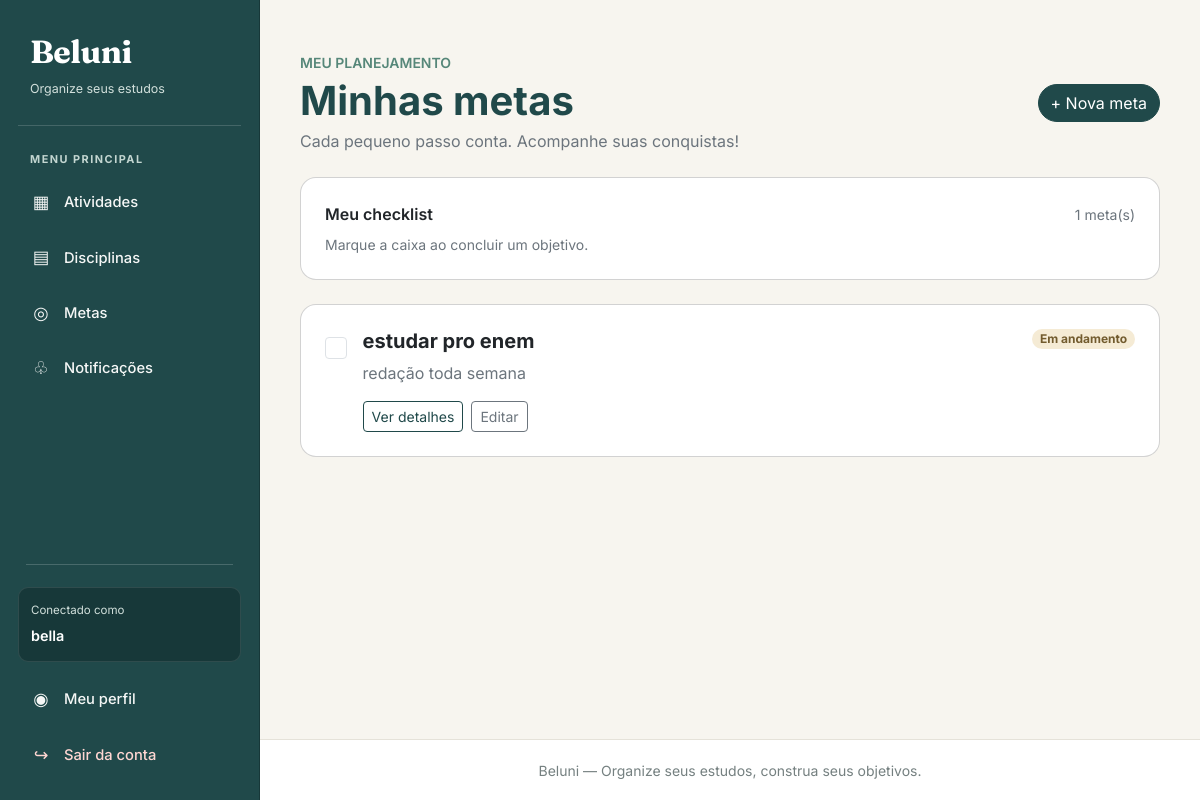
Screenshot of /metas/ (signed in) with the database file from the repository.
### meta/models.py (models this page shows, shortened)
class Meta(models.Model):
    titulo = models.CharField(max_length=100)
    detalhamento = models.CharField(max_length=255)
    data = models.DateField()
    estudante = models.ForeignKey(
        Estudante,
        on_delete=models.CASCADE,
        related_name="metas"
    )
    concluida = models.BooleanField(default=False)

### meta/views.py (the view)
# urls.py: path('', views.listar_metas, name='listar_metas'),
@login_required
@permission_required('meta.view_meta')
def listar_metas(request):
    estudante = obter_estudante(request.user)
    metas = metas_do_estudante(estudante).order_by('data')
    return render(
        request,
        'meta/listar.html',
        {'metas': metas}
    )

### meta/views.py (called while the page is built)
def obter_estudante(usuario):
    return get_object_or_404(
        Estudante,
        pk=usuario.pk
    )

def metas_do_estudante(estudante):
    return Meta.objects.filter(
        estudante=estudante
    )

### meta/templates/meta/listar.html (shortened to what this page needs)
{% extends 'base.html' %}
{% block conteudo %}
<div class="container py-4">
    <div class="d-flex flex-wrap justify-content-between align-items-center gap-3 mb-4">
        <div>
            <p class="text-uppercase small fw-semibold mb-1" style="color: #568779;">
                MEU PLANEJAMENTO
            </p>
            <h1 class="fw-bold mb-1" style="color: #20494A;">
                Minhas metas
            </h1>
            <p class="text-secondary mb-0">
                Cada pequeno passo conta. Acompanhe suas conquistas!
            </p>
        </div>
        <a href="{% url 'criar_meta' %}" class="btn btn-primary rounded-pill">
            + Nova meta
        </a>
    </div>
    <div class="card mb-4">
        <div class="card-body p-4">
            <div class="d-flex justify-content-between align-items-center mb-2">
                <span class="fw-semibold">Meu checklist</span>
                <span class="text-secondary small">
                    {{ metas|length }} meta(s)
                </span>
            </div>
            <p class="text-secondary small mb-0">
                Marque a caixa ao concluir um objetivo.
            </p>
        </div>
    </div>
    {% for meta in metas %}
        <div class="card mb-3 {% if meta.concluida %}meta-concluida{% endif %}">
            <div class="card-body p-3 p-md-4">
                <div class="d-flex align-items-start gap-3">
                    <form method="post"
                          action="{% url 'alternar_meta' meta.id %}"
                          class="pt-1">
                        <input
                            type="checkbox"
                            class="form-check-input meta-checkbox"
                            aria-label="Concluir {{ meta.titulo }}"
                            onchange="this.form.submit()">
                    </form>
                    <div class="flex-grow-1">
                        <div class="d-flex flex-wrap justify-content-between align-items-start gap-2">
                            <h5 class="fw-bold mb-2 meta-titulo">
                                {{ meta.titulo }}
                            </h5>
                            {% if meta.concluida %}
                                <span class="badge rounded-pill text-bg-success">
                                    Concluída
                                </span>
                            {% else %}
                                <span class="badge rounded-pill"
                                      style="background-color: #F5EBD5; color: #725B2E;">
                                    Em andamento
                                </span>
                            {% endif %}
                        </div>
                        <p class="text-secondary mb-3 meta-descricao">
                            {{ meta.detalhamento }}
                        </p>
                        <div class="d-flex flex-wrap gap-2">
                            <a href="{% url 'detalhar_meta' meta.id %}"
                               class="btn btn-sm btn-outline-primary">
                                Ver detalhes
                            </a>
                            <a href="{% url 'editar_meta' meta.id %}"
                               class="btn btn-sm btn-outline-secondary">
                                Editar
                            </a>
                        </div>
                    </div>
                </div>
            </div>
        </div>
    {% endfor %}
</div>
{% endblock %}

### templates/base.html (shortened to what this page needs)
{% load static %}
<!DOCTYPE html>
<html lang="pt-br">
<head>
    <link href="https://cdn.jsdelivr.net/npm/bootstrap@5.3.3/dist/css/bootstrap.min.css"
          rel="stylesheet">
</head>
<body>
<div class="app-layout">
    <div class="offcanvas-lg offcanvas-start sidebar"
         tabindex="-1"
         id="menuLateral"
         aria-labelledby="tituloMenuLateral">
        <div class="sidebar-inner">
            <div class="brand-area">
                <a href="{% url 'listar_atividades' %}"
                   class="brand-name"
                   id="tituloMenuLateral">
                    Beluni
                </a>
                <span class="brand-description">
                    Organize seus estudos
                </span>
            </div>
            {% if user.is_authenticated %}
                <p class="menu-label">Menu principal</p>
                <ul class="nav flex-column">
                    <li class="nav-item">
                        <a class="nav-link"
                           href="{% url 'listar_atividades' %}">
                            <span class="menu-icon">▦</span>
                            <span>Atividades</span>
                        </a>
                    </li>
                    <li class="nav-item">
                        <a class="nav-link"
                           href="{% url 'listar_disciplinas' %}">
                            <span class="menu-icon">▤</span>
                            <span>Disciplinas</span>
                        </a>
                    </li>
                    <li class="nav-item">
                        <a class="nav-link"
                           href="{% url 'listar_metas' %}">
                            <span class="menu-icon">◎</span>
                            <span>Metas</span>
                        </a>
                    </li>
                    <li class="nav-item">
                        <a class="nav-link"
                           href="{% url 'notificacao:listar_notificacoes' %}">
                            <span class="menu-icon">♧</span>
                            <span>Notificações</span>
                        </a>
                    </li>
                </ul>
                <div class="sidebar-bottom">
                    <hr class="sidebar-divider">
                    <div class="user-box">
                        <span class="user-box-label">
                            Conectado como
                        </span>
                        <span class="user-box-name">
                            {{ user.get_full_name|default:user.username }}
                        </span>
                    </div>
                    <ul class="nav flex-column">
                        <li class="nav-item">
                            <a class="nav-link"
                               href="{% url 'meu_perfil' %}">
                                <span class="menu-icon">◉</span>
                                <span>Meu perfil</span>
                            </a>
                        </li>
                        <li class="nav-item">
                            <a class="nav-link logout-link"
                               href="{% url 'logout_estudante' %}">
                                <span class="menu-icon">↪</span>
                                <span>Sair da conta</span>
                            </a>
                        </li>
                    </ul>
                </div>
            {% endif %}
        </div>
    </div>
    <div class="main-area">
        <main class="main-content">
            {% block conteudo %}{% endblock %}
        </main>
        <footer class="main-footer">
            <small>
                Beluni — Organize seus estudos, construa seus objetivos.
            </small>
        </footer>
    </div>
</div>
</body>
</html>

### templates/base.html (style rules this page uses)
:root { --beluni-petroleo: #20494A; --beluni-petroleo-escuro: #173839; --beluni-petroleo-hover: #2D5B5C; --beluni-areia: #E8DDC8; --beluni-fundo: #F7F5EF; --beluni-texto: #293B3B; --beluni-suave: #758080; --beluni-borda: #E5E2D9; }
* { box-sizing: border-box; }
body { margin: 0; min-height: 100vh; font-family: 'Inter', sans-serif; background-color: var(--beluni-fundo); color: var(--beluni-texto); }
.app-layout { display: flex; min-height: 100vh; }
.sidebar { flex: 0 0 260px; width: 260px; min-height: 100vh; background-color: var(--beluni-petroleo) !important; color: #FFFFFF; border-right: 1px solid var(--beluni-petroleo-escuro); }
.sidebar-inner { display: flex; flex-direction: column; min-height: 100vh; padding: 28px 18px 20px; background-color: var(--beluni-petroleo) !important; }
.brand-area { position: relative; padding: 0 12px 26px; margin-bottom: 25px; background-color: var(--beluni-petroleo); border-bottom: 1px solid rgba(255, 255, 255, 0.16); }
.brand-name { display: inline-block; font-family: 'Fraunces', serif; font-size: 2rem; font-weight: 700; letter-spacing: -0.5px; color: #FFFFFF !important; text-decoration: none; }
.brand-description { display: block; margin-top: 4px; color: #D2E0DC; font-size: 0.78rem; }
.menu-label { padding: 0 12px; margin: 0 0 10px; color: #C3D6D1; font-size: 0.68rem; font-weight: 700; letter-spacing: 1.5px; text-transform: uppercase; }
.sidebar .nav { gap: 5px; }
.sidebar .nav-link { display: flex; align-items: center; gap: 12px; padding: 12px; border-radius: 9px; background-color: transparent; color: #F5F7F6; font-size: 0.92rem; font-weight: 500; text-decoration: none; transition: background-color 0.2s ease, color 0.2s ease; }
.menu-icon { display: inline-flex; align-items: center; justify-content: center; width: 22px; flex-shrink: 0; font-size: 1.1rem; }
.sidebar-divider { border: 0; border-top: 1px solid rgba(255, 255, 255, 0.18); margin: 22px 8px; opacity: 1; }
.sidebar-bottom { margin-top: auto; padding-top: 22px; background-color: var(--beluni-petroleo); }
.user-box { padding: 14px 12px; margin-bottom: 12px; background-color: var(--beluni-petroleo-escuro); border: 1px solid rgba(255, 255, 255, 0.10); border-radius: 10px; overflow-wrap: anywhere; }
.user-box-label { display: block; color: #D2E0DC; font-size: 0.72rem; margin-bottom: 4px; }
.user-box-name { color: #FFFFFF; font-size: 0.9rem; font-weight: 600; }
.sidebar .logout-link { color: #FFD6D2; }
.main-area { display: flex; flex-direction: column; flex: 1; min-width: 0; min-height: 100vh; background-color: var(--beluni-fundo); }
.main-content { flex: 1; min-width: 0; padding: 28px; }
.btn-primary { background-color: var(--beluni-petroleo); border-color: var(--beluni-petroleo); }
.btn-outline-primary { color: var(--beluni-petroleo); border-color: var(--beluni-petroleo); }
.card { border-radius: 1rem; }
.main-footer { padding: 18px 24px; border-top: 1px solid var(--beluni-borda); background-color: #FFFFFF; color: var(--beluni-suave); text-align: center; }

### meta/templates/meta/listar.html (style rules this page uses)
.meta-checkbox { width: 1.35rem; height: 1.35rem; cursor: pointer; accent-color: #20494A; }

### rows the page displays
Meta: titulo "estudar pro enem", shows "Em andamento", detalhamento "redação toda semana"

### other values shown
{{ user.get_full_name|default:user.username }} "bella"
{{ metas|length }} "1"
